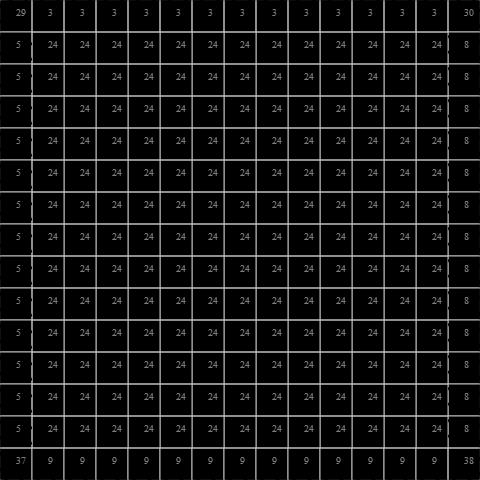

This is a level from a 2D game, rendered from its Tiled map with the project's own tilesets. A one-line summary and the complete map file follow:
An orthogonal 15x15 tile map with 32x32 px tiles, 1 tile layer (Tile Layer 1) and 27 objects.

<map version="1.0" tiledversion="1.1.1" orientation="orthogonal" renderorder="right-down" width="15" height="15" tilewidth="32" tileheight="32" infinite="0" nextobjectid="91">
 <tileset firstgid="1" source="ETGGSet.tsx" />
 <layer name="Tile Layer 1" width="15" height="15">
  <data encoding="csv">
29,3,3,3,3,3,3,3,3,3,3,3,3,3,30,
5,24,24,24,24,24,24,24,24,24,24,24,24,24,8,
5,24,24,24,24,24,24,24,24,24,24,24,24,24,8,
5,24,24,24,24,24,24,24,24,24,24,24,24,24,8,
5,24,24,24,24,24,24,24,24,24,24,24,24,24,8,
5,24,24,24,24,24,24,24,24,24,24,24,24,24,8,
5,24,24,24,24,24,24,24,24,24,24,24,24,24,8,
5,24,24,24,24,24,24,24,24,24,24,24,24,24,8,
5,24,24,24,24,24,24,24,24,24,24,24,24,24,8,
5,24,24,24,24,24,24,24,24,24,24,24,24,24,8,
5,24,24,24,24,24,24,24,24,24,24,24,24,24,8,
5,24,24,24,24,24,24,24,24,24,24,24,24,24,8,
5,24,24,24,24,24,24,24,24,24,24,24,24,24,8,
5,24,24,24,24,24,24,24,24,24,24,24,24,24,8,
37,9,9,9,9,9,9,9,9,9,9,9,9,9,38
</data>
 </layer>
 <objectgroup name="Object Layer 1">
  <object id="46" gid="61" x="221.333" y="285.333" width="32" height="32" />
  <object id="47" gid="62" x="90" y="156" width="32" height="32" />
  <object id="48" gid="62" x="230" y="128" width="32" height="32" />
  <object id="49" gid="62" x="348" y="160.667" width="32" height="32" />
  <object id="50" gid="63" x="62.6667" y="451.333" width="32" height="32" />
  <object id="51" gid="63" x="109.333" y="420" width="32" height="32" />
  <object id="52" gid="63" x="202" y="454" width="32" height="32" />
  <object id="53" gid="63" x="156" y="430" width="32" height="32" />
  <object id="54" gid="63" x="246" y="418" width="32" height="32" />
  <object id="55" gid="63" x="293.333" y="451.333" width="32" height="32" />
  <object id="56" gid="63" x="334.667" y="420" width="32" height="32" />
  <object id="57" gid="63" x="356" y="446.667" width="32" height="32" />
  <object id="58" gid="64" x="335.333" y="313.333" width="32" height="32" />
  <object id="59" gid="64" x="200.667" y="332.667" width="32" height="32" />
  <object id="60" gid="64" x="74.6667" y="329.333" width="32" height="32" />
  <object id="61" gid="64" x="73.3333" y="274" width="32" height="32" />
  <object id="62" gid="64" x="127.333" y="298.667" width="32" height="32" />
  <object id="63" gid="64" x="136" y="363.333" width="32" height="32" />
  <object id="64" gid="64" x="63.3333" y="384.667" width="32" height="32" />
  <object id="65" gid="64" x="381.333" y="382.667" width="32" height="32" />
  <object id="66" gid="64" x="428.667" y="473.333" width="32" height="32" />
  <object id="67" gid="64" x="287.333" y="469.333" width="32" height="32" />
  <object id="68" gid="64" x="117.333" y="478.667" width="32" height="32" />
  <object id="69" gid="64" x="24" y="479.333" width="32" height="32" />
  <object id="70" gid="64" x="35.3333" y="169.333" width="32" height="32" />
  <object id="71" gid="64" x="122" y="194.667" width="32" height="32" />
  <object id="72" gid="64" x="182.667" y="250" width="32" height="32" />
 </objectgroup>
</map>